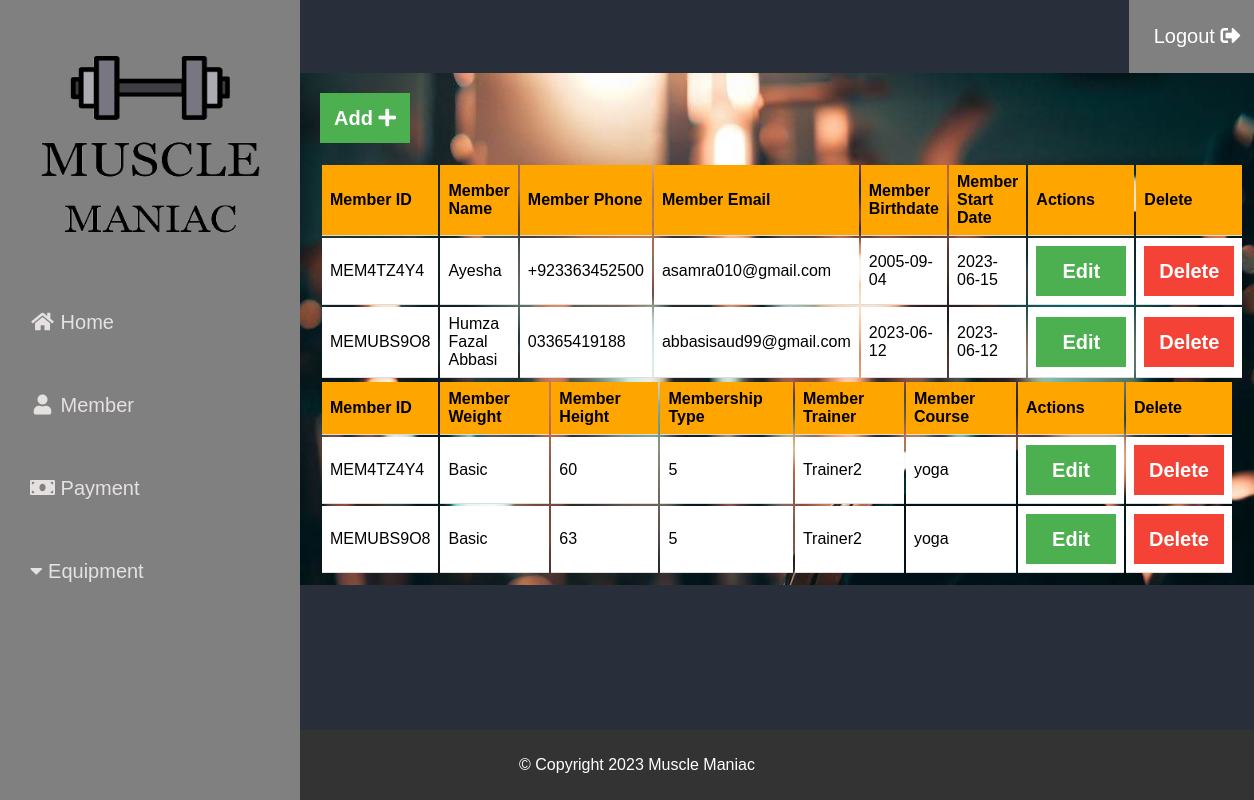
The page /member.php on the database its author committed.
### tables this page shows
CREATE TABLE `member` (
  `member_id` varchar(10) NOT NULL,
  `member_name` varchar(20) NOT NULL,
  `member_phone` varchar(20) NOT NULL,
  `member_email` varchar(30) NOT NULL,
  `member_birthdate` date NOT NULL,
  `member_startdate` date NOT NULL,
  `member_membershiptype` varchar(10) NOT NULL,
  `member_weight` int(10) NOT NULL,
  `member_height` int(10) NOT NULL,
  `member_trainer` varchar(20) NOT NULL,
  `member_course` varchar(20) NOT NULL
);

### member.php (the view, shortened to what this page needs)
<!DOCTYPE html>
<html lang="en">
<head>
  <link rel="stylesheet" href="https://cdnjs.cloudflare.com/ajax/libs/font-awesome/5.15.4/css/all.min.css">
  <link rel="stylesheet" href="gym.css">
</head>
<body>
  <div class="main-container">
  <div class="logout">
  <button><a href="login.php"> Logout <i class="fas fa-sign-out-alt"></i> </a></button>
  </div>
  <div class="sidebar">
  <a href="dashboard.php">
    <img src="Muscle1.png" alt="logo" width="250px" height="200px">
  </a>
  <a class="foo" href="dashboard.php"><i class="fa fa-fw fa-home"></i> Home</a>
  <a class="foo" href="member.php"><i class="fa fa-fw fa-user"></i> Member</a>
  <a class="foo" href="payment.php"><i class="fas fa-money-bill"></i> Payment</a>
  <div class="dropdown">
      <a class="dropbtn" id="equip"><i class="fas fa-caret-down"></i> Equipment</a>
    </div>
</div>
<div class="container-wrapper" style="background-image: url(back.jpeg); background-repeat: no-repeat;background-size: cover;">
<a href="add.php" class="add-button"><button> Add <i class="fas fa-plus"></i></button></a>
<table>
  <tr>
    <th>Member ID</th>
    <th>Member Name</th>
    <th>Member Phone</th>
    <th>Member Email</th>
    <th>Member Birthdate</th>
    <th>Member Start Date</th>
    <th>Actions</th>
    <th>Delete</th>
  </tr>
  <?php
  $servername = "localhost";
  $username = "root";
  $password = "";
  $dbname = "gym";
  $conn = new mysqli($servername, $username, $password, $dbname);
  $sql = "SELECT * FROM member";
  $results = $conn->query($sql);
  if ($results->num_rows > 0) {
    while ($row = $results->fetch_assoc()) {
      echo "<tr>";
      echo "<td>" . $row["member_id"] . "</td>";
      echo "<td>" . $row["member_name"] . "</td>";
      echo "<td>" . $row["member_phone"] . "</td>";
      echo "<td>" . $row["member_email"] . "</td>";
      echo "<td>" . $row["member_birthdate"] . "</td>";
      echo "<td>" . $row["member_startdate"] . "</td>";
      echo "<td>
              <form method='post' action='update.php'>
                <input type='hidden' name='member_id' value='" . $row["member_id"] . "'>
                <button type='submit' class='edit-button'>Edit</button>
              </form>
            </td>";
      echo "<td>
            <form method='post' action='delete.php' onsubmit='return confirmDelete()'>
              <input type='hidden' name='member_id' value='" . $row["member_id"] . "'>
              <button type='submit' class='delete-button'>Delete</button>
            </form>
          </td>";
      echo "</tr>";
    }
  } else {
    echo "<tr><td colspan='11'>No members found</td></tr>";
  }
  ?>
</table>
<table>
  <tr>
    <th>Member ID</th>
    <th>Member Weight</th>
    <th>Member Height</th>
    <th>Membership Type</th>
    <th>Member Trainer</th>
    <th>Member Course</th>
    <th>Actions</th>
    <th>Delete</th>
  </tr>
  <?php
  $servername = "localhost";
  $username = "root";
  $password = "";
  $dbname = "gym";
  $conn = new mysqli($servername, $username, $password, $dbname);
  $sql = "SELECT * FROM member";
  $results = $conn->query($sql);
  if ($results->num_rows > 0) {
    while ($row = $results->fetch_assoc()) {
      echo "<tr>";
      echo "<td>" . $row["member_id"] . "</td>";
      echo "<td>" . $row["member_membershiptype"] . "</td>";
      echo "<td>" . $row["member_weight"] . "</td>";
      echo "<td>" . $row["member_height"] . "</td>";
      echo "<td>" . $row["member_trainer"] . "</td>";
      echo "<td>" . $row["member_course"] . "</td>";
      echo "<td>
              <form method='post' action='update.php'>
                <input type='hidden' name='member_id' value='" . $row["member_id"] . "'>
                <button type='submit' class='edit-button'>Edit</button>
              </form>
            </td>";
      echo "<td>
            <form method='post' action='delete.php' onsubmit='return confirmDelete()'>
              <input type='hidden' name='member_id' value='" . $row["member_id"] . "'>
              <button type='submit' class='delete-button'>Delete</button>
            </form>
          </td>";
      echo "</tr>";
    }
  } else {
    echo "<tr><td colspan='11'>No members found</td></tr>";
  }
  ?>
</table>
  </div>
    <div class="footer">
      <p>&copy; Copyright 2023 Muscle Maniac</p>
    </div>
  </div>
</body>
</html>

### gym.css (style rules this page uses)
body { margin:0; padding:0; width: 100%; height: 100%; font-family: 'Arial', sans-serif; }
.main-container { background:rgb(41, 46, 59); position:absolute; top:0px; right:0px; bottom:0px; left:0px; }
.sidebar { height: 100%; width: 300px; position: fixed; z-index: 1; top: 0; left: 0; background-color: #808080; overflow-x: hidden; padding-top: 16px; }
.sidebar a { padding: 30px; text-decoration: none; font-size: 20px; color: #e6e1e1; display: block; }
.logout button { margin-left: 90%; height: 73px; width: 137px; text-decoration: none; border-style: none; font-size: 20px; padding: 10px; background-color: gray; }
.logout button a { color:white; text-decoration:none; }
.footer { margin:0; background-color: #333; color: #fff; padding: 10px; text-align: center; position: fixed; bottom: 0; width: 100%; }

### member.php (style rules this page uses)
.container-wrapper { margin-left: 300px; padding: 20px; height: 472px; display: flex; flex-direction: column; align-items: flex-start; }
.container-wrapper button { height: 50px; width: 90px; text-decoration: none; border-style: none; font-size: 20px; padding: 10px; color: white; background-color: #4caf50; font-weight:bold; cursor: pointer; }
table { border: collapse; }
th, td { background-color: white; text-align: left; padding: 8px; border-bottom: 1px solid #ddd; }
th { background-color: #FFA500; color: black; }
.add-button { margin-bottom: 20px; }
.container-wrapper .edit-button { background-color: #4CAF50; color: white; padding: 8px; border: none; cursor: pointer; }
.container-wrapper .delete-button { background-color: #f44336; color: white; padding: 8px; border: none; cursor: pointer; }

### rows shown on the page
member: member_id "MEM4TZ4Y4", member_name "Ayesha", member_phone "+923363452500", member_email "asamra010@gmail.com", member_birthdate "2005-09-04", member_startdate "2023-06-15", member_membershiptype "Basic", member_weight "60", member_height "5", member_trainer "Trainer2", member_course "yoga"
member: member_id "MEMUBS9O8", member_name "Humza Fazal Abbasi", member_phone "03365419188", member_email "abbasisaud99@gmail.com", member_birthdate "2023-06-12", member_startdate "2023-06-12", member_membershiptype "Basic", member_weight "63", member_height "5", member_trainer "Trainer2", member_course "yoga"
